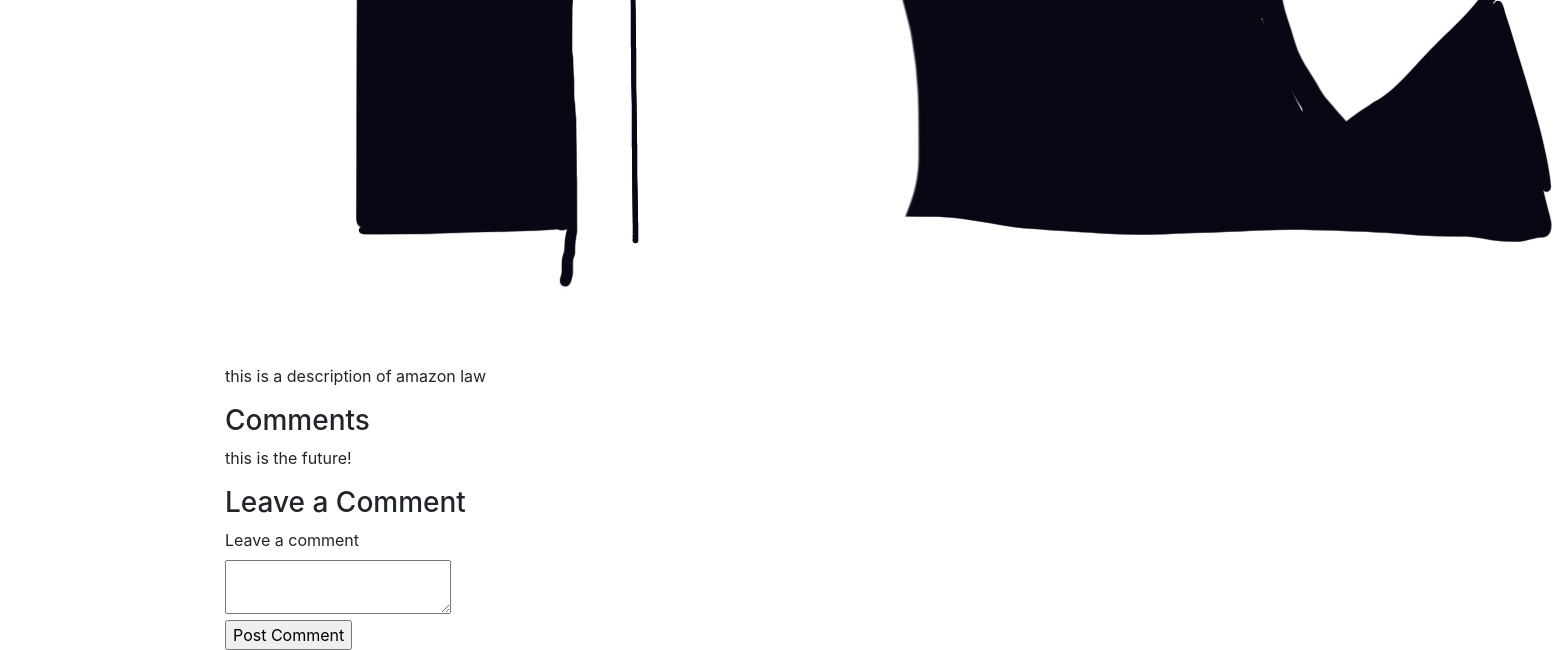
Page /gallery/1 (lower part) on the earlier database version.
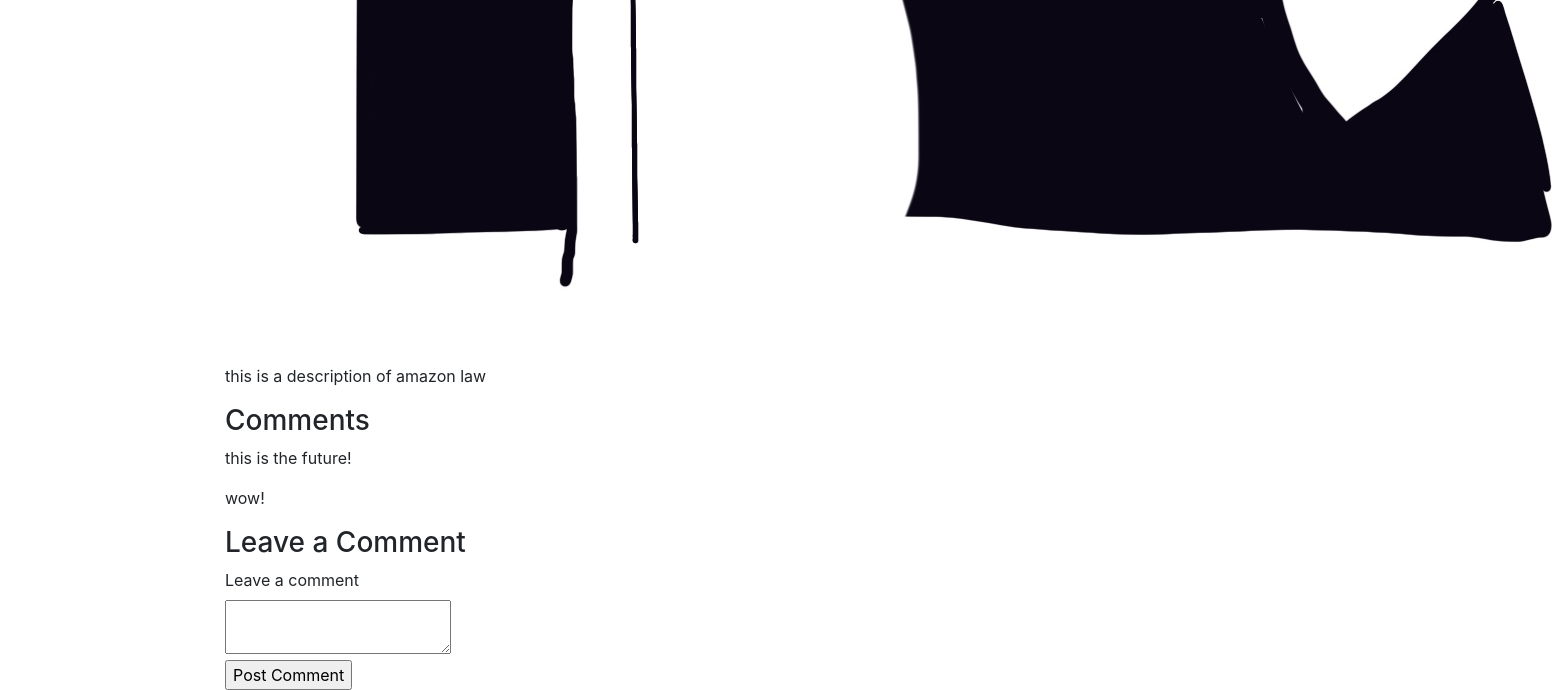
Same page on the later database version.
### tables this page shows
CREATE TABLE Comments (
            id INTEGER PRIMARY KEY AUTOINCREMENT,
            gallery_id INTEGER, 
            comment_text TEXT NOT NULL,
            FOREIGN KEY (gallery_id) REFERENCES Gallery(id) 
        );

### app.py (the view)
@app.route('/gallery/<image_id>', methods=['GET', 'POST'])
def gallery_description(image_id):
    conn = sqlite3.connect('treehouse.db')
    cursor = conn.cursor()
    cursor.execute("SELECT * FROM Gallery WHERE id=?", (image_id,))
    image = cursor.fetchone()
    cursor.execute("SELECT * FROM Comments WHERE gallery_id=?", (image_id,))
    comments = cursor.fetchall()
    conn.close()
    if image is None:
        flash('Gallery image not found!', 'error')
        return redirect(url_for('index'))
    form = CommentForm()
    if form.validate_on_submit():
        add_comment(image[2], form.content.data)  # Pass image name
        flash('Your comment has been added!', 'success')
        return redirect(url_for('gallery_description', image_id=image_id))
    return render_template('gallery_description.html', image=image, comments=comments, form=form)

### forms.py
class CommentForm(FlaskForm):
    content = TextAreaField('Leave a comment', validators=[DataRequired()])
    submit = SubmitField('Post Comment')

### templates/gallery_description.html (shortened to what this page needs)
{% extends 'base.html' %}
{% block content %}
    <img src="{{ url_for('static', filename=image[1]) }}" alt="{{ image[2] }}">
    <p>{{ image[3] }}</p>
    <h3>Comments</h3>
    {% for comment in comments %}
        <p>{{ comment[2] }}</p>
    {% endfor %}
    <h3>Leave a Comment</h3>
    <form method="POST" action="">
        <div>
            {{ form.content.label }}<br>
            {{ form.content }}
        </div>
        <div>
            {{ form.submit() }}
        </div>
    </form>
{% endblock %}

Differences in the rows shown:
added Comments: comment_text "wow!"
